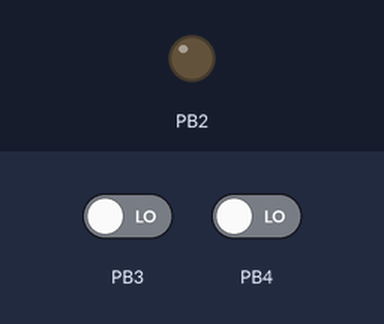
The sketch below on a simulated ATtiny85, built with avr-gcc and run on an emulated ATtiny85. Parts: output pins drawn as LEDs (lit = HIGH). Dashed ring = blinking. The test bench sets the inputs (shaded band); at power-on: PB3 LOW, PB4 LOW.

Above: at 1.2 s.
1.3 s: PB3 driven HIGH
At 1.51 s:
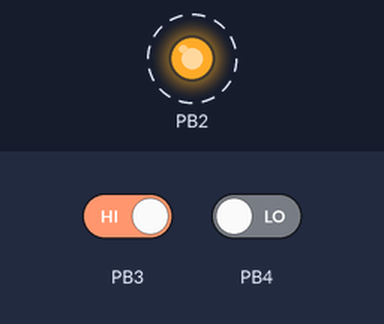
4.3 s: PB4 driven HIGH
At 4.3 s:
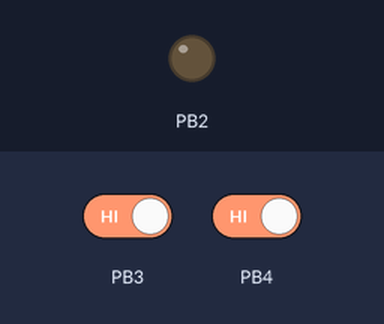
5.8 s: PB4 driven LOW
At 6.01 s:
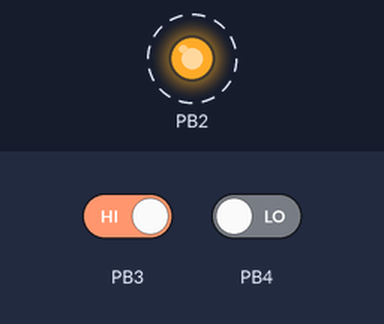
Timing chart, 0 to 14.8 s (numbered marks = the images above; inputs shaded):
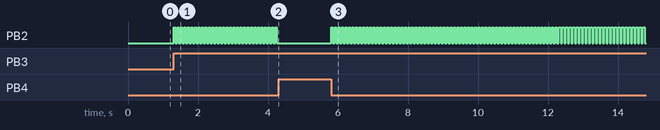

The sketch:

3.ino
```cpp
// Codigo Attiny85
//

int flag=0;

void setup()
{
  pinMode(2, OUTPUT);
  pinMode(3, INPUT);
  pinMode(4, INPUT);
}

void loop()
{
  if(digitalRead(3)==HIGH){
    flag=1;
  }

  if(digitalRead(4)==HIGH){
    flag=0;
  }

  if(flag==1){
    digitalWrite(2, HIGH);
    delay(50);
    digitalWrite(2, LOW);
  }
  else{
    digitalWrite(2, LOW);
  }

  delay(50);
}
```

Measured:
- after the input at 1.3 s, PB2: alternates HIGH for 0.05 s and LOW for 0.05 s, starting at once
- after the input at 4.3 s, PB2: stops changing and stays LOW
- after the input at 5.8 s, PB2: alternates HIGH for 0.05 s and LOW for 0.05 s, starting at once
